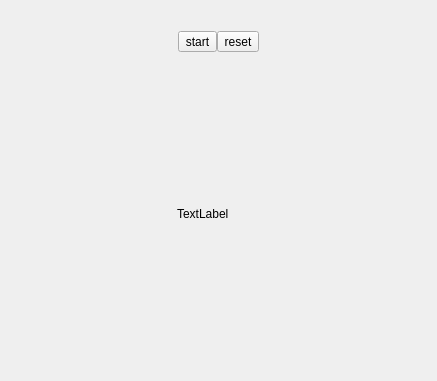
<?xml version="1.0" encoding="UTF-8"?>
<ui version="4.0">
 <class>centerwidget</class>
 <widget class="QWidget" name="centerwidget">
  <property name="geometry">
   <rect>
    <x>0</x>
    <y>0</y>
    <width>437</width>
    <height>381</height>
   </rect>
  </property>
  <property name="windowTitle">
   <string>Form</string>
  </property>
  <layout class="QGridLayout" name="gridLayout_2">
   <item row="0" column="0">
    <layout class="QGridLayout" name="gridLayout" rowstretch="2,3">
     <property name="leftMargin">
      <number>10</number>
     </property>
     <property name="topMargin">
      <number>10</number>
     </property>
     <property name="rightMargin">
      <number>10</number>
     </property>
     <property name="bottomMargin">
      <number>10</number>
     </property>
     <property name="horizontalSpacing">
      <number>10</number>
     </property>
     <item row="1" column="0">
      <widget class="QWidget" name="widget" native="true">
       <layout class="QVBoxLayout" name="verticalLayout_2">
        <item>
         <layout class="QVBoxLayout" name="verticalLayout">
          <item>
           <widget class="QLabel" name="numberLabel">
            <property name="text">
             <string>TextLabel</string>
            </property>
           </widget>
          </item>
         </layout>
        </item>
       </layout>
      </widget>
     </item>
     <item row="0" column="0">
      <layout class="QHBoxLayout" name="horizontalLayout">
       <property name="leftMargin">
        <number>10</number>
       </property>
       <property name="topMargin">
        <number>10</number>
       </property>
       <property name="rightMargin">
        <number>10</number>
       </property>
       <property name="bottomMargin">
        <number>10</number>
       </property>
       <item>
        <widget class="QToolButton" name="startButton">
         <property name="text">
          <string>start</string>
         </property>
        </widget>
       </item>
       <item>
        <widget class="QToolButton" name="resetButton">
         <property name="text">
          <string>reset</string>
         </property>
        </widget>
       </item>
      </layout>
     </item>
    </layout>
   </item>
  </layout>
 </widget>
 <resources/>
 <connections/>
</ui>
